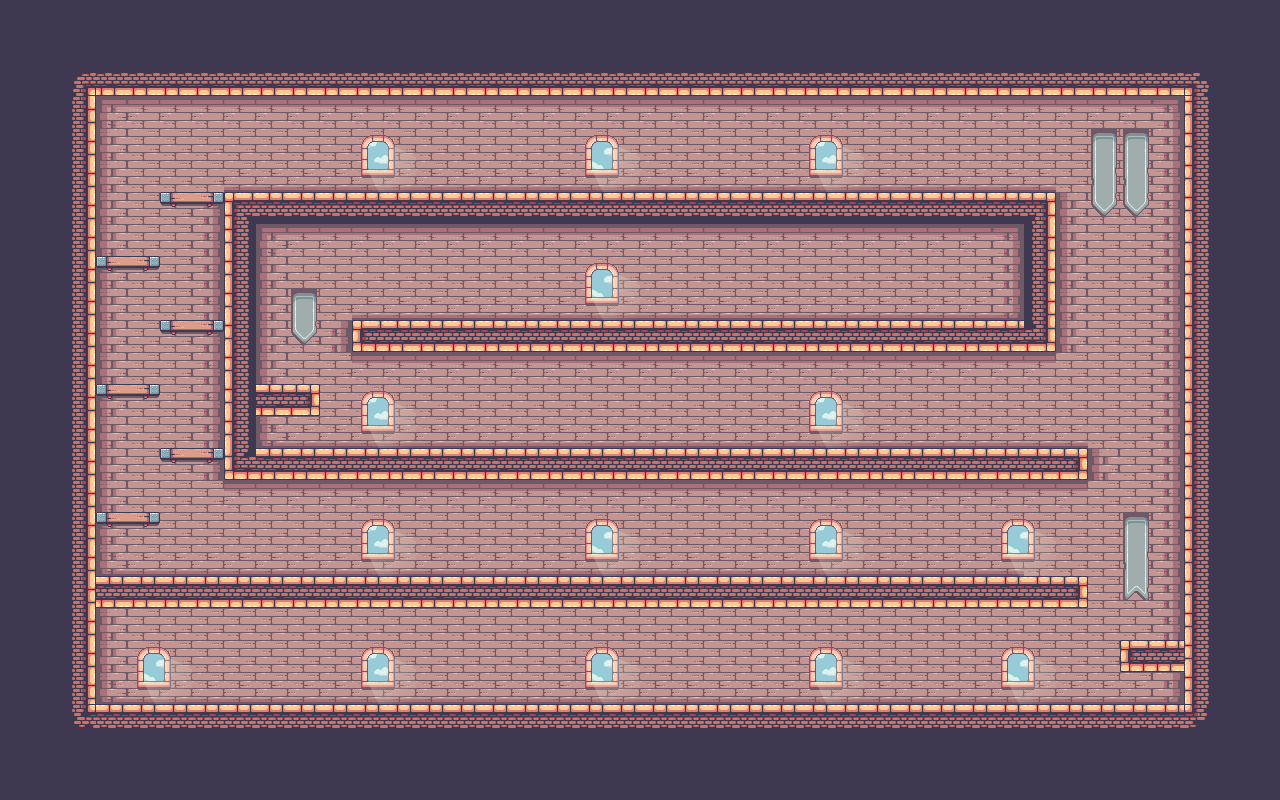

Below is a game level as drawn by its tile map, then a one-line description and the .tmx that defines it (tile-layer data replaced by summaries):
An orthogonal 40x25 tile map with 32x32 px tiles, 2 tile layers (Background, Background_Objects), 2 tilesets and 39 objects (10x Saw, 9x Treasure, 6x Platform, Player, Finish).

<map version="1.10" tiledversion="1.11.0" orientation="orthogonal" renderorder="right-down" width="40" height="25" tilewidth="32" tileheight="32" infinite="0" nextlayerid="5" nextobjectid="68">
 <tileset firstgid="1" source="Adventure.tsx" />
 <tileset firstgid="248" source="Adventure_decoration.tsx" />
 <layer id="1" name="Background" width="40" height="25">
  <data>[1000 cells, 1000 non-empty, 25 distinct tile ids]</data>
 </layer>
 <layer id="4" name="Background_Objects" width="40" height="25">
  <data>[1000 cells, 86 non-empty, 17 distinct tile ids]</data>
 </layer>
 <objectgroup id="2" name="Spawnpoints" opacity="0.9">
  <object id="3" name="Player" type="Player" x="192" y="672" width="32" height="32" />
  <object id="39" name="Big Diamond" type="Treasure" x="640" y="128" width="32" height="32" />
  <object id="40" name="Big Diamond" type="Treasure" x="992" y="128" width="32" height="32" />
  <object id="41" name="Big Diamond" type="Treasure" x="608" y="512" width="32" height="32" />
  <object id="42" name="Big Diamond" type="Treasure" x="128" y="416" width="32" height="32" />
  <object id="43" name="Big Diamond" type="Treasure" x="128" y="128" width="32" height="32" />
  <object id="44" name="Big Diamond" type="Treasure" x="1088" y="256" width="32" height="32" />
  <object id="45" type="Saw" x="960" y="672" width="32" height="32">
   <properties>
    <property name="isVertical" type="bool" value="false" />
    <property name="offNeg" type="float" value="14" />
    <property name="offPos" type="float" value="6" />
   </properties>
  </object>
  <object id="47" type="Saw" x="1152" y="224" width="32" height="32">
   <properties>
    <property name="isVertical" type="bool" value="true" />
    <property name="offNeg" type="float" value="4" />
    <property name="offPos" type="float" value="8" />
   </properties>
  </object>
  <object id="48" type="Saw" x="352" y="160" width="32" height="32">
   <properties>
    <property name="isVertical" type="bool" value="false" />
    <property name="offNeg" type="float" value="0" />
    <property name="offPos" type="float" value="0" />
   </properties>
  </object>
  <object id="49" type="Saw" x="864" y="544" width="32" height="32">
   <properties>
    <property name="isVertical" type="bool" value="false" />
    <property name="offNeg" type="float" value="0" />
    <property name="offPos" type="float" value="0" />
   </properties>
  </object>
  <object id="50" name="Big Diamond" type="Treasure" x="1152" y="672" width="32" height="32" />
  <object id="51" type="Finish" x="960" y="256" width="64" height="64" />
  <object id="53" type="Saw" x="640" y="416" width="32" height="32">
   <properties>
    <property name="isVertical" type="bool" value="false" />
    <property name="offNeg" type="float" value="12" />
    <property name="offPos" type="float" value="12" />
   </properties>
  </object>
  <object id="54" type="Saw" x="864" y="288" width="32" height="32">
   <properties>
    <property name="isVertical" type="bool" value="false" />
    <property name="offNeg" type="float" value="16" />
    <property name="offPos" type="float" value="2" />
   </properties>
  </object>
  <object id="55" type="Saw" x="96" y="352" width="32" height="32">
   <properties>
    <property name="isVertical" type="bool" value="true" />
    <property name="offNeg" type="float" value="8" />
    <property name="offPos" type="float" value="6" />
   </properties>
  </object>
  <object id="56" type="Saw" x="192" y="224" width="32" height="32">
   <properties>
    <property name="isVertical" type="bool" value="true" />
    <property name="offNeg" type="float" value="1" />
    <property name="offPos" type="float" value="7" />
   </properties>
  </object>
  <object id="57" name="Big Diamond" type="Treasure" x="448" y="384" width="32" height="32" />
  <object id="58" name="Big Diamond" type="Treasure" x="864" y="384" width="32" height="32" />
  <object id="61" type="Saw" x="288" y="544" width="32" height="32">
   <properties>
    <property name="isVertical" type="bool" value="false" />
    <property name="offNeg" type="float" value="0" />
    <property name="offPos" type="float" value="0" />
   </properties>
  </object>
  <object id="62" type="Saw" x="864" y="160" width="32" height="32">
   <properties>
    <property name="isVertical" type="bool" value="false" />
    <property name="offNeg" type="float" value="0" />
    <property name="offPos" type="float" value="0" />
   </properties>
  </object>
 </objectgroup>
 <objectgroup id="3" name="Collisions">
  <object id="10" x="64" y="64" width="32" height="672" />
  <object id="11" x="96" y="64" width="1120" height="32" />
  <object id="12" x="1184" y="96" width="32" height="640" />
  <object id="13" x="96" y="704" width="1088" height="32" />
  <object id="14" x="96" y="576" width="992" height="32" />
  <object id="22" x="1120" y="640" width="64" height="32" />
  <object id="23" x="224" y="448" width="864" height="32" />
  <object id="24" x="224" y="192" width="32" height="288" />
  <object id="25" x="224" y="192" width="832" height="32" />
  <object id="26" x="352" y="320" width="704" height="32" />
  <object id="27" x="1024" y="192" width="32" height="160" />
  <object id="28" name="Platform" type="Platform" x="96" y="256" width="64" height="32" />
  <object id="29" name="Platform" type="Platform" x="160" y="320" width="64" height="32" />
  <object id="30" name="Platform" type="Platform" x="96" y="512" width="64" height="32" />
  <object id="31" name="Platform" type="Platform" x="160" y="192" width="64" height="32" />
  <object id="52" x="256" y="384" width="64" height="32" />
  <object id="59" name="Platform" type="Platform" x="160" y="448" width="64" height="32" />
  <object id="60" name="Platform" type="Platform" x="96" y="384" width="64" height="32" />
 </objectgroup>
</map>
